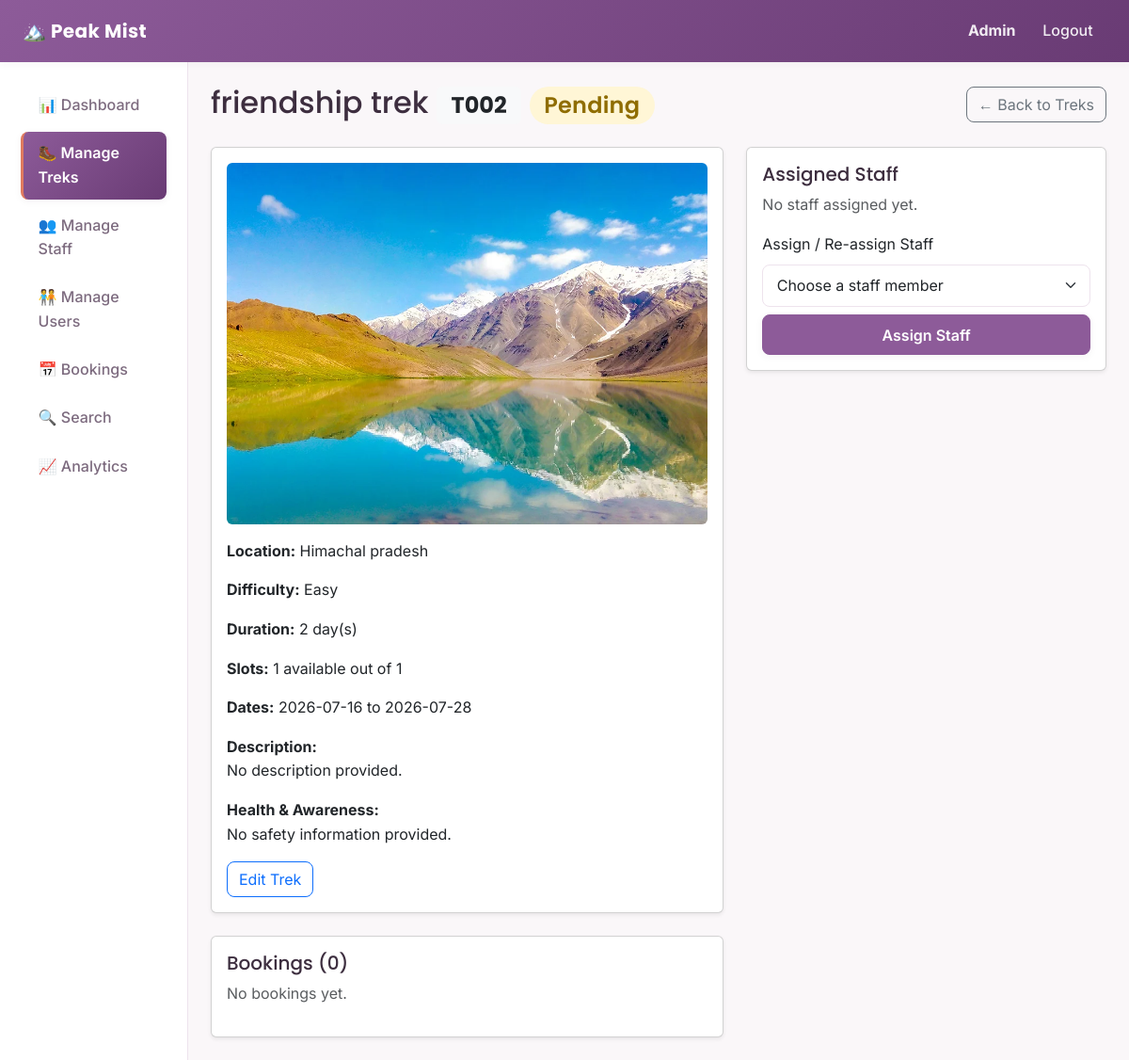
The page /admin/treks/2 (signed in) on the database its author committed.
### backend/models.py (models this page shows, shortened)
class User(db.Model, UserMixin):
    __tablename__ = "users"
    id = db.Column(db.Integer, primary_key=True)
    username = db.Column(db.String(80), unique=True, nullable=False)
    password_hash = db.Column(db.String(200), nullable=False)
    full_name = db.Column(db.String(120), nullable=False)
    email = db.Column(db.String(120), unique=True, nullable=False)
    phone = db.Column(db.String(20), nullable=True)
    role = db.Column(db.String(20), nullable=False, default="user")
    is_blacklisted = db.Column(db.Boolean, default=False, nullable=False)
    created_at = db.Column(db.DateTime, default=datetime.utcnow)
    staff_profile = db.relationship(
        "StaffProfile",
        backref="user",
        uselist=False,
        cascade="all, delete-orphan"
    )
    bookings = db.relationship(
        "Booking",
        backref="user",
        cascade="all, delete-orphan"
    )

class Trek(db.Model):
    __tablename__ = "treks"
    id = db.Column(db.Integer, primary_key=True)
    name = db.Column(db.String(120), nullable=False)
    location = db.Column(db.String(120), nullable=False)
    difficulty = db.Column(db.String(20), nullable=False)
    duration_days = db.Column(db.Integer, nullable=False)
    total_slots = db.Column(db.Integer, nullable=False)
    available_slots = db.Column(db.Integer, nullable=False)
    staff_id = db.Column(db.Integer, db.ForeignKey("staff_profiles.id"), nullable=True)
    status = db.Column(db.String(20), nullable=False, default="Pending")
    start_date = db.Column(db.Date, nullable=False)
    end_date = db.Column(db.Date, nullable=False)
    description = db.Column(db.Text, nullable=True)
    safety_info = db.Column(db.Text, nullable=True)
    image_filename = db.Column(db.String(200), nullable=True)
    created_at = db.Column(db.DateTime, default=datetime.utcnow)
    bookings = db.relationship(
        "Booking",
        backref="trek",
        cascade="all, delete-orphan"
    )
    @property
    def display_id(self):
        return f"T{self.id:03d}"

### backend/routes.py (the view)
@admin_bp.route("/treks/<int:trek_id>")
@login_required
@role_required("admin")
def trek_details(trek_id):
    trek = Trek.query.get_or_404(trek_id)
    all_staff = [
        s for s in User.query.filter_by(role="staff").all()
        if s.staff_profile and s.staff_profile.status == "active" and not s.is_blacklisted
    ]
    return render_template("admin/trek_details.html", trek=trek, all_staff=all_staff)

### backend/routes.py (called while the page is built)
def role_required(*allowed_roles):
    def decorator(view_function):
        @wraps(view_function)
        def wrapped_view(*args, **kwargs):
            if current_user.role not in allowed_roles:
                abort(403)
            return view_function(*args, **kwargs)
        return wrapped_view
    return decorator

### templates/admin/trek_details.html (shortened to what this page needs)
{% extends "layout_dashboard.html" %}
{% import "admin/_status_badge.html" as badges %}
{% set active_page = 'treks' %}
{% block content %}
<div class="d-flex justify-content-between align-items-center mb-4">
    <h2 class="mb-0">{{ trek.name }} <span class="badge bg-light text-dark">{{ trek.display_id }}</span> {{ badges.status_badge(trek.status) }}</h2>
    <a href="{{ url_for('admin.treks') }}" class="btn btn-outline-secondary">&larr; Back to Treks</a>
</div>
<div class="row">
    <div class="col-md-7">
        <div class="card shadow-sm mb-4">
            <div class="card-body">
                {% if trek.image_filename %}
                    <img src="{{ url_for('static', filename='upload/' + trek.image_filename) }}"
                         class="img-fluid rounded mb-3" alt="{{ trek.name }}">
                {% endif %}
                <p><strong>Location:</strong> {{ trek.location }}</p>
                <p><strong>Difficulty:</strong> {{ trek.difficulty }}</p>
                <p><strong>Duration:</strong> {{ trek.duration_days }} day(s)</p>
                <p><strong>Slots:</strong> {{ trek.available_slots }} available out of {{ trek.total_slots }}</p>
                <p><strong>Dates:</strong> {{ trek.start_date }} to {{ trek.end_date }}</p>
                <p><strong>Description:</strong><br>{{ trek.description or "No description provided." }}</p>
                <p><strong>Health &amp; Awareness:</strong><br>{{ trek.safety_info or "No safety information provided." }}</p>
                <a href="{{ url_for('admin.edit_trek', trek_id=trek.id) }}" class="btn btn-outline-primary">Edit Trek</a>
            </div>
        </div>
        <div class="card shadow-sm">
            <div class="card-body">
                <h5>Bookings ({{ trek.bookings|length }})</h5>
                {% if trek.bookings %}
                <table class="table table-sm">
                    <thead><tr><th>User</th><th>Status</th><th>Date</th></tr></thead>
                    <tbody>
                        {% for booking in trek.bookings %}
                        <tr>
                            <td>{{ booking.user.full_name }}</td>
                            <td>{{ badges.status_badge(booking.status) }}</td>
                            <td>{{ booking.booking_date.strftime('%d %b %Y') }}</td>
                        </tr>
                        {% endfor %}
                    </tbody>
                </table>
                {% else %}
                    <p class="text-muted">No bookings yet.</p>
                {% endif %}
            </div>
        </div>
    </div>
    <div class="col-md-5">
        <div class="card shadow-sm">
            <div class="card-body">
                <h5>Assigned Staff</h5>
                {% if trek.staff %}
                    <p>{{ trek.staff.user.full_name }} ({{ trek.staff.user.email }})</p>
                {% else %}
                    <p class="text-muted">No staff assigned yet.</p>
                {% endif %}
                <form method="POST" action="{{ url_for('admin.assign_staff', trek_id=trek.id) }}">
                    <label for="staff_profile_id" class="form-label">Assign / Re-assign Staff</label>
                    {% if all_staff %}
                    <select class="form-select mb-2" id="staff_profile_id" name="staff_profile_id" required>
                        <option value="" disabled selected>Choose a staff member</option>
                    </select>
                    <button type="submit" class="btn btn-trek w-100">Assign Staff</button>
                    {% else %}
                    <p class="text-muted small mb-2">No approved staff available yet. Approve a staff member first.</p>
                    <a href="{{ url_for('admin.staff_list') }}" class="btn btn-outline-secondary w-100">Go to Manage Staff</a>
                    {% endif %}
                </form>
            </div>
        </div>
    </div>
</div>
{% endblock %}

### templates/layout_dashboard.html (shortened to what this page needs)
<!DOCTYPE html>
<html lang="en">
<head>
    <link
        href="https://cdnjs.cloudflare.com/ajax/libs/bootstrap/5.3.3/css/bootstrap.min.css"
        rel="stylesheet">
    <link rel="stylesheet" href="{{ url_for('static', filename='css/styles.css') }}">
</head>
<body>
    <nav class="navbar navbar-expand-lg navbar-trek">
        <div class="container-fluid px-4">
            <a class="navbar-brand fw-bold" href="{{ url_for('auth.home') }}">
                🏔️ Peak Mist
            </a>
            <div class="navbar-collapse" id="navMenu">
                <ul class="navbar-nav ms-auto align-items-lg-center">
                    <li class="nav-item">
                        <span class="nav-link">
                            <strong>{{ current_user.full_name }}</strong>
                        </span>
                    </li>
                    <li class="nav-item">
                        <a class="nav-link" href="{{ url_for('auth.logout') }}">Logout</a>
                    </li>
                </ul>
            </div>
        </div>
    </nav>
    <div class="container-fluid">
        <div class="row">
            <nav class="col-md-3 col-lg-2 sidebar">
                <ul class="nav flex-column">
                    {% if current_user.role == 'admin' %}
                        <li class="nav-item">
                            <a class="nav-link {% if active_page == 'dashboard' %}active{% endif %}"
                               href="{{ url_for('admin.dashboard') }}">📊 Dashboard</a>
                        </li>
                        <li class="nav-item">
                            <a class="nav-link {% if active_page == 'treks' %}active{% endif %}"
                               href="{{ url_for('admin.treks') }}">🥾 Manage Treks</a>
                        </li>
                        <li class="nav-item">
                            <a class="nav-link {% if active_page == 'staff' %}active{% endif %}"
                               href="{{ url_for('admin.staff_list') }}">👥 Manage Staff</a>
                        </li>
                        <li class="nav-item">
                            <a class="nav-link {% if active_page == 'users' %}active{% endif %}"
                               href="{{ url_for('admin.users_list') }}">🧑‍🤝‍🧑 Manage Users</a>
                        </li>
                        <li class="nav-item">
                            <a class="nav-link {% if active_page == 'bookings' %}active{% endif %}"
                               href="{{ url_for('admin.bookings_list') }}">📅 Bookings</a>
                        </li>
                        <li class="nav-item">
                            <a class="nav-link {% if active_page == 'search' %}active{% endif %}"
                               href="{{ url_for('admin.search') }}">🔍 Search</a>
                        </li>
                        <li class="nav-item">
                            <a class="nav-link {% if active_page == 'analytics' %}active{% endif %}"
                               href="{{ url_for('admin.analytics') }}">📈 Analytics</a>
                        </li>
                    {% endif %}
                </ul>
            </nav>
            <main class="col-md-9 col-lg-10 p-4">
                {% block content %}{% endblock %}
            </main>
        </div>
    </div>
</body>
</html>

### templates/admin/_status_badge.html
{% macro status_badge(status) %}
    <span class="badge badge-{{ status|lower }}">{{ status }}</span>
{% endmacro %}

### static/css/styles.css (style rules this page uses)
:root { --primary: #8d5b99; --primary-dark: #693b74; --primary-light: #f6eef7; --secondary: #e07a5f; --secondary-dark: #c2593e; --secondary-light: #fdf1ee; --white: #ffffff; --off-white: #faf7f9; --border: #eee3ed; --text-dark: #3d2e3f; --text-light: #7d6b7f; --yellow: #f4d35e; --pink: #f28482; --purple-light: #b5a2e3; --mint: #63c9a5; --coral: #e07a5f; --sky: #6fb3e0; --sky-deep: #2f7ab8; --shadow-small: 0 2px 8px rgba(61, 46, 63, 0.05); --shadow-medium: 0 8px 24px rgba(61, 46, 63, 0.08); --shadow-large: 0 16px 40px rgba(61, 46, 63, 0.12); --radius: 14px; --radius-small: 8px; }
* { box-sizing: border-box; }
body { background-color: var(--off-white); font-family: "Inter", "Segoe UI", Arial, sans-serif; color: var(--text-dark); line-height: 1.6; }
h1, h2, h3, h4, h5, h6 { font-family: "Poppins", "Segoe UI", Arial, sans-serif; color: var(--text-dark); }
a { color: var(--primary-dark); text-decoration: none; }
.navbar-trek { background: linear-gradient(135deg, var(--primary) 0%, var(--primary-dark) 100%) !important; box-shadow: var(--shadow-small); padding-top: 0.75rem; padding-bottom: 0.75rem; }
.navbar-trek .navbar-brand { color: var(--white) !important; font-family: "Poppins", sans-serif; font-weight: 700; letter-spacing: 0.02em; }
.navbar-trek .nav-link { color: rgba(255, 255, 255, 0.9) !important; font-weight: 500; border-radius: var(--radius-small); padding: 0.45rem 0.9rem !important; transition: background-color 0.2s ease, color 0.2s ease; }
.btn-trek { background-color: var(--primary); border-color: var(--primary); color: var(--white); font-weight: 600; border-radius: var(--radius-small); padding: 0.55rem 1.4rem; box-shadow: var(--shadow-small); transition: transform 0.15s ease, box-shadow 0.15s ease, background-color 0.15s ease; }
.btn { border-radius: var(--radius-small); }
.sidebar { background-color: var(--white); border-right: 1px solid var(--border); min-height: calc(100vh - 56px); padding-top: 1.25rem; }
.sidebar .nav-link { display: flex; align-items: center; gap: 0.65rem; color: var(--text-light); padding: 0.65rem 1rem; border-radius: var(--radius-small); margin: 0.15rem 0.6rem; font-weight: 500; border-left: 3px solid transparent; transition: background-color 0.2s ease, color 0.2s ease, border-color 0.2s ease; }
.sidebar .nav-link.active { background: linear-gradient(135deg, var(--primary) 0%, var(--primary-dark) 100%); color: var(--white); font-weight: 600; border-left-color: var(--secondary); box-shadow: var(--shadow-small); }
.badge-pending, .badge-approved, .badge-open, .badge-closed, .badge-started, .badge-completed, .badge-booked, .badge-cancelled { border-radius: 999px; font-weight: 600; letter-spacing: 0.01em; }
.badge-pending { background-color: #fff6d6; color: #8f6d00; }
.form-control, .form-select { border-radius: var(--radius-small); border: 1px solid var(--border); padding: 0.6rem 0.9rem; }

### rows shown on the page
User: full_name "Admin"
Trek: name "friendship trek", display_id "T002", status "Pending", image_filename (picture), location "Himachal pradesh", difficulty "Easy", duration_days "2", available_slots "1", total_slots "1", start_date "2026-07-16", end_date "2026-07-28", description "No description provided.", safety_info "No safety information provided."

### other values the page prints
{{ trek.bookings|length }} "0"
